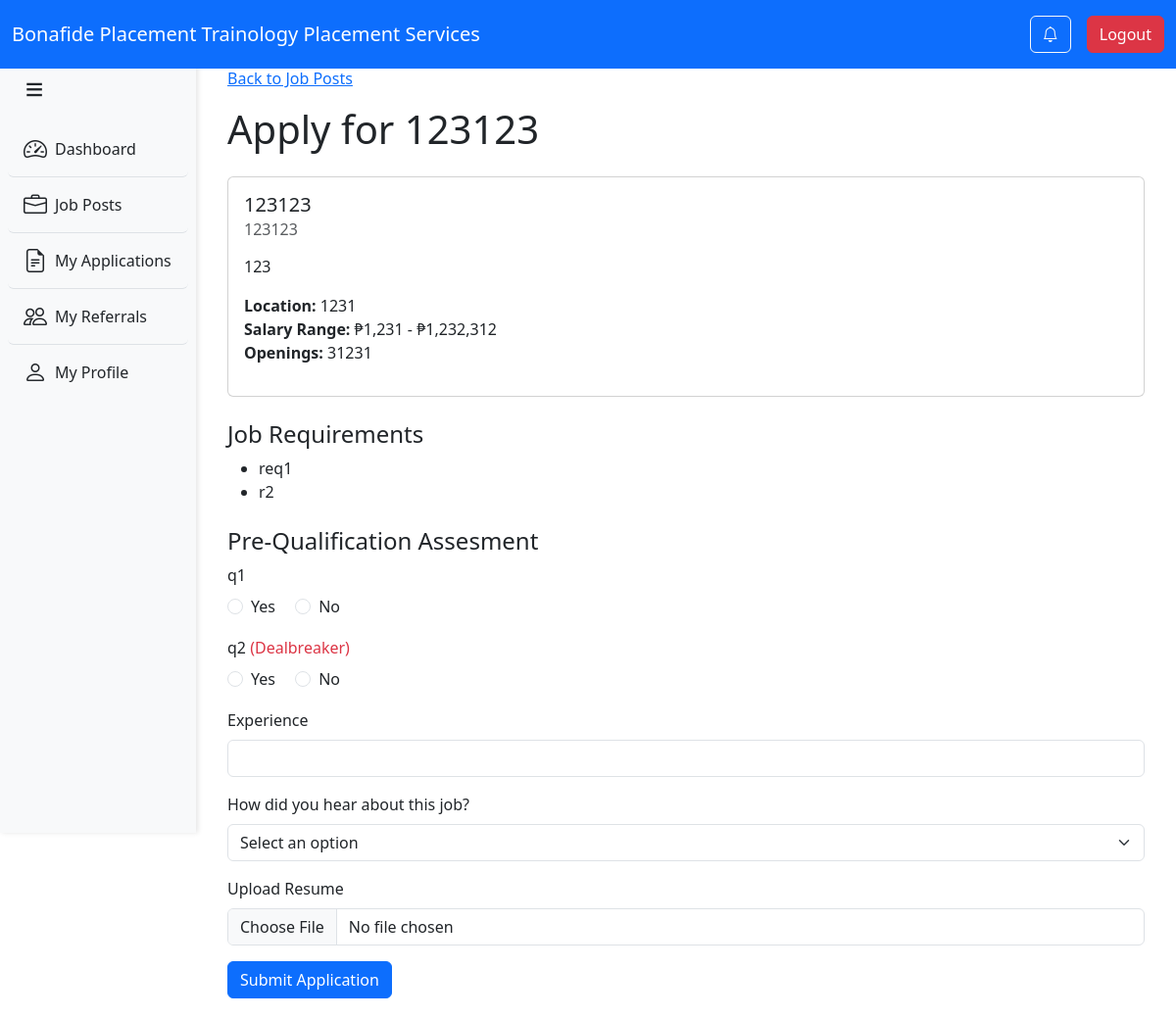
The app's page /applicant/apply.php?job_post_id=1 (signed in) with its own data.
### tables this page shows
CREATE TABLE `job_posts` (
  `job_post_id` int(11) NOT NULL,
  `job_title` varchar(255) NOT NULL,
  `partner_company` varchar(255) DEFAULT NULL,
  `location` varchar(255) DEFAULT NULL,
  `min_salary` decimal(10,2) DEFAULT NULL,
  `max_salary` decimal(10,2) DEFAULT NULL,
  `description` text DEFAULT NULL,
  `openings` int(11) DEFAULT NULL,
  `created_by` int(11) DEFAULT NULL,
  `deadline` date DEFAULT NULL,
  `status` enum('Open','Closed','Pending') DEFAULT 'Open',
  `preferred_educational_level` enum('ALS Graduate','High School Graduate','Junior High School Graduate','Senior High School Graduate','College Graduate','Bachelor''s Degree','Masteral Degree','Doctorate Degree') DEFAULT NULL,
  `preferred_age_range` varchar(50) DEFAULT NULL,
  `preferred_work_experience` text DEFAULT NULL
);

CREATE TABLE `job_requirements` (
  `requirement_id` int(11) NOT NULL,
  `job_post_id` int(11) DEFAULT NULL,
  `requirement_name` varchar(255) NOT NULL
);

CREATE TABLE `questionnaires` (
  `question_id` int(11) NOT NULL,
  `job_post_id` int(11) DEFAULT NULL,
  `question_text` text NOT NULL,
  `dealbreaker` tinyint(1) DEFAULT 0,
  `correct_answer` tinyint(1) DEFAULT NULL
);

### applicant/apply.php (the view, shortened to what this page needs)
<?php
include 'header.php';
include 'sidebar.php';
$job_post_id = $_GET['job_post_id'];
$jobQuery = $pdo->prepare("SELECT * FROM job_posts WHERE job_post_id = :job_post_id");
$jobQuery->execute(['job_post_id' => $job_post_id]);
$jobDetails = $jobQuery->fetch(PDO::FETCH_ASSOC);
$requirementsQuery = $pdo->prepare("SELECT * FROM job_requirements WHERE job_post_id = :job_post_id");
$requirementsQuery->execute(['job_post_id' => $job_post_id]);
$requirements = $requirementsQuery->fetchAll(PDO::FETCH_ASSOC);
$questionnaireQuery = $pdo->prepare("SELECT * FROM questionnaires WHERE job_post_id = :job_post_id");
$questionnaireQuery->execute(['job_post_id' => $job_post_id]);
$questions = $questionnaireQuery->fetchAll(PDO::FETCH_ASSOC);
?>
<!DOCTYPE html>
<html lang="en">
<head>
    <link href="https://cdn.jsdelivr.net/npm/bootstrap@5.3.0-alpha1/dist/css/bootstrap.min.css" rel="stylesheet">
</head>
<body>
<div id='content'>
<div class="container mt-5">
    <div class="mb-3">
            <a href="job_posts.php">Back to Job Posts</a>
    </div>
    <h1 class="mb-4">Apply for <?= htmlspecialchars($jobDetails['job_title']) ?></h1>
    <div class="card mb-4">
        <div class="card-body">
            <h5 class="card-title"><?= htmlspecialchars($jobDetails['job_title']) ?></h5>
            <h6 class="card-subtitle text-muted"><?= htmlspecialchars($jobDetails['partner_company']) ?></h6>
            <p class="mt-3"><?= nl2br(htmlspecialchars($jobDetails['description'])) ?></p>
            <p>
                <strong>Location:</strong> <?= htmlspecialchars($jobDetails['location']) ?><br>
                <strong>Salary Range:</strong> ₱<?= number_format($jobDetails['min_salary']) ?> - ₱<?= number_format($jobDetails['max_salary']) ?><br>
                <strong>Openings:</strong> <?= htmlspecialchars($jobDetails['openings']) ?><br>
            </p>
        </div>
    </div>
    <?php if (!empty($requirements)): ?>
        <h4>Job Requirements</h4>
        <ul>
            <?php foreach ($requirements as $req): ?>
                <li><?= htmlspecialchars($req['requirement_name']) ?></li>
            <?php endforeach; ?>
        </ul>
    <?php endif; ?>
     <?php if (!empty($questions)): ?>
        <h4 class="mt-4">Pre-Qualification Assesment</h4>
    <?php endif; ?>
    <form method="POST" enctype="multipart/form-data">
        <?php if (!empty($questions)): ?>
            <?php foreach ($questions as $q): ?>
                <div class="mb-3">
                    <label class="form-label"><?= htmlspecialchars($q['question_text']) ?> <?= $q['dealbreaker'] ? '<span class="text-danger">(Dealbreaker)</span>' : '' ?></label>
                    <div>
                        <div class="form-check form-check-inline">
                            <input class="form-check-input" type="radio" name="answers[<?= $q['question_id'] ?>]" value="1" required>
                            <label class="form-check-label">Yes</label>
                        </div>
                        <div class="form-check form-check-inline">
                            <input class="form-check-input" type="radio" name="answers[<?= $q['question_id'] ?>]" value="0" required>
                            <label class="form-check-label">No</label>
                        </div>
                    </div>
                </div>
            <?php endforeach; ?>
        <?php endif; ?>
        <div class="mb-3">
            <label for="work_experience" class="form-label">Experience</label>
            <input type="number" class="form-control" name="work_experience" id="work_experience" required>
        </div>
        <div class="mb-3">
            <label for="sourcing" class="form-label">How did you hear about this job?</label>
            <select name="sourcing" id="sourcing" class="form-select" required>
                <option value="">Select an option</option>
            </select>
        </div>
        <div class="mb-3">
            <label for="resume" class="form-label">Upload Resume</label>
            <input type="file" name="resume" id="resume" class="form-control" required>
        </div>
        <button type="submit" class="btn btn-primary">Submit Application</button>
    </form>
</div>
            </div>
</body>
</html>

### applicant/header.php (style rules this page uses)
body { margin: 0; padding: 0; min-height: 100vh; padding-top: 60px; }
#content { margin-left: 200px; padding: 20px; transition: margin-left 0.3s ease; padding-bottom: 60px; }

### applicant/sidebar.php (style rules this page uses)
body { margin: 0; padding: 0; }
#content { margin-left: 200px; padding: 20px; transition: margin-left 0.3s ease; }

### records on screen
job_posts: job_title "123123", partner_company "123123", description "123", location "1231", min_salary "1,231", max_salary "1,232,312", openings "31231"
job_requirements: requirement_name "req1"
job_requirements: requirement_name "r2"
questionnaires: question_text "q1"
questionnaires: question_text "q2", dealbreaker "(Dealbreaker)"
